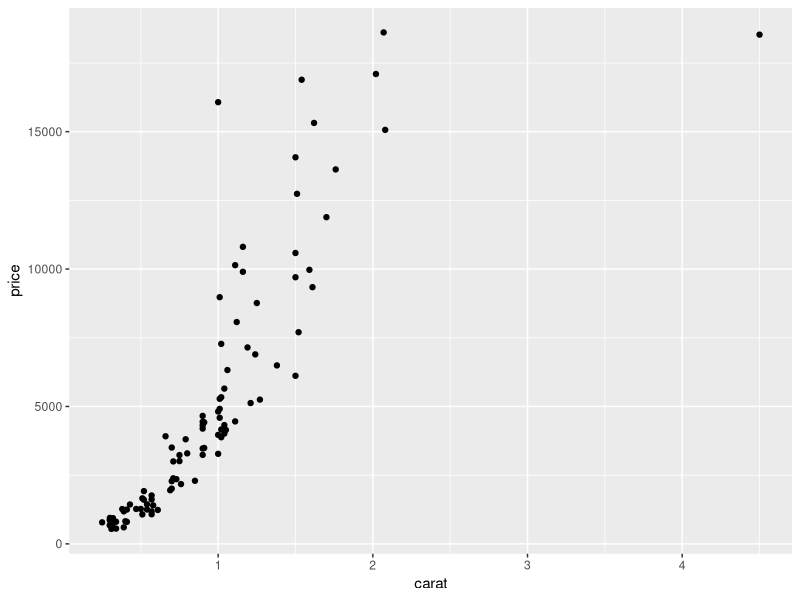
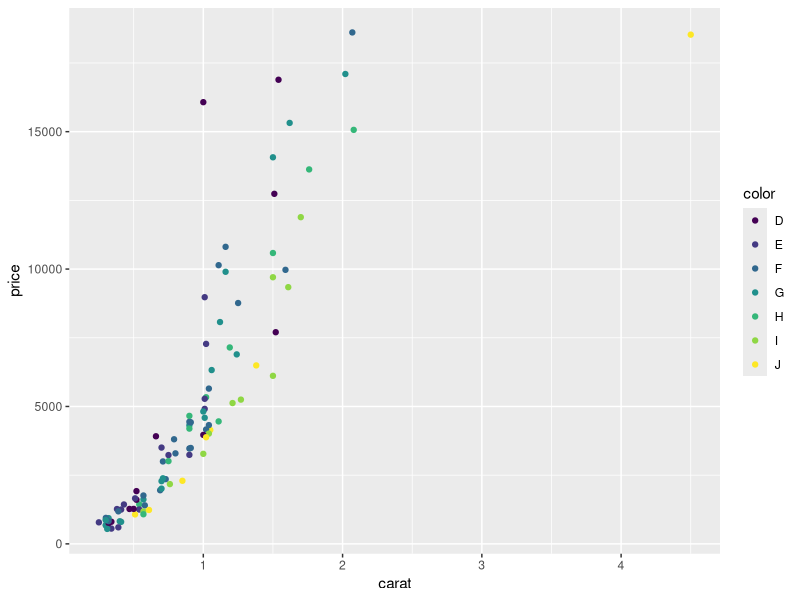
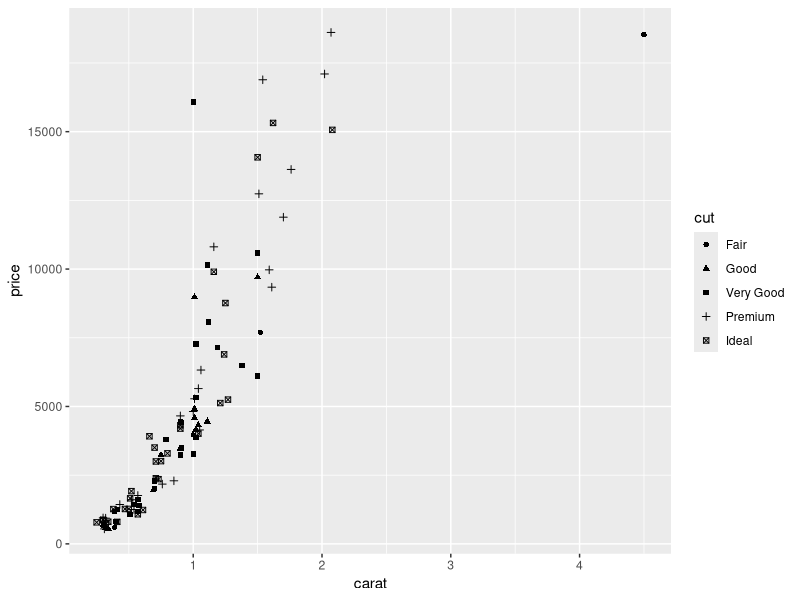
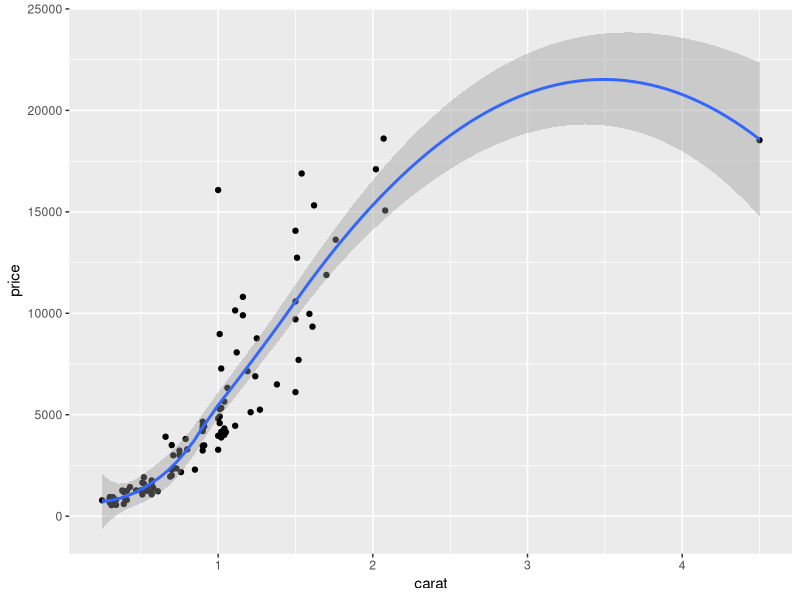
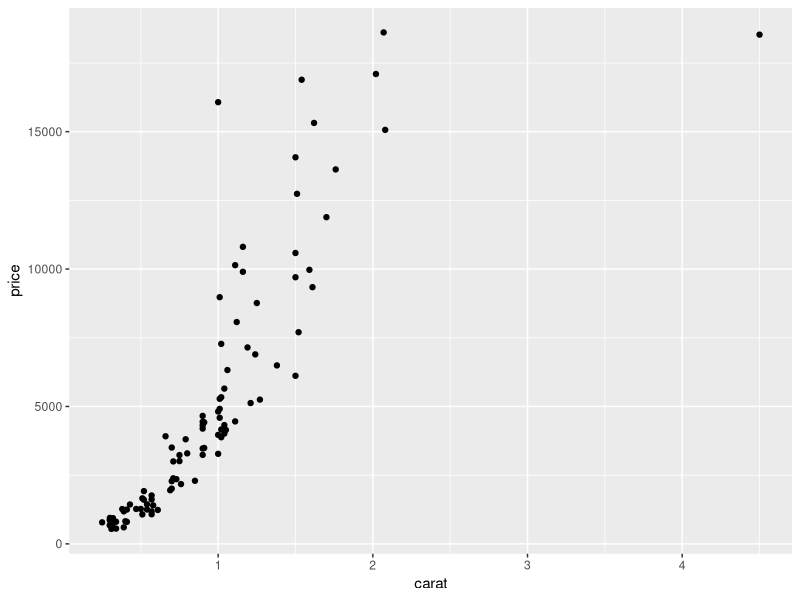
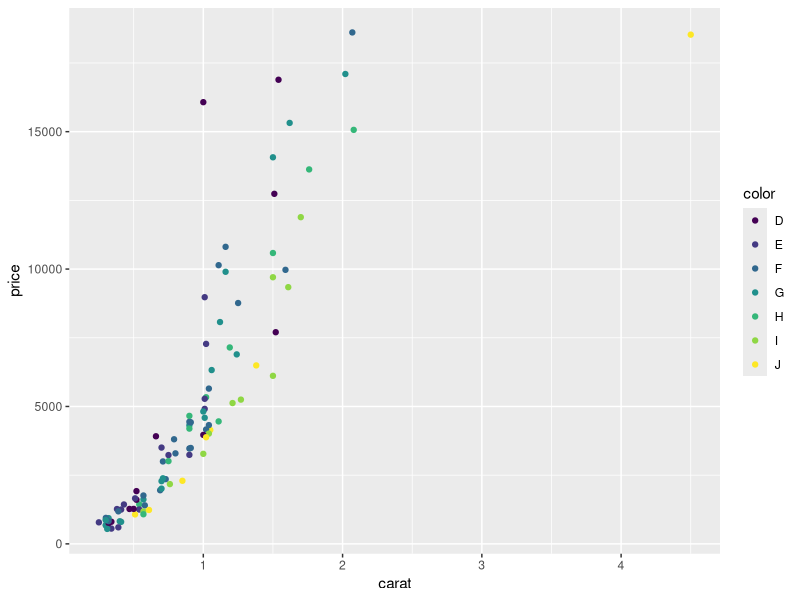
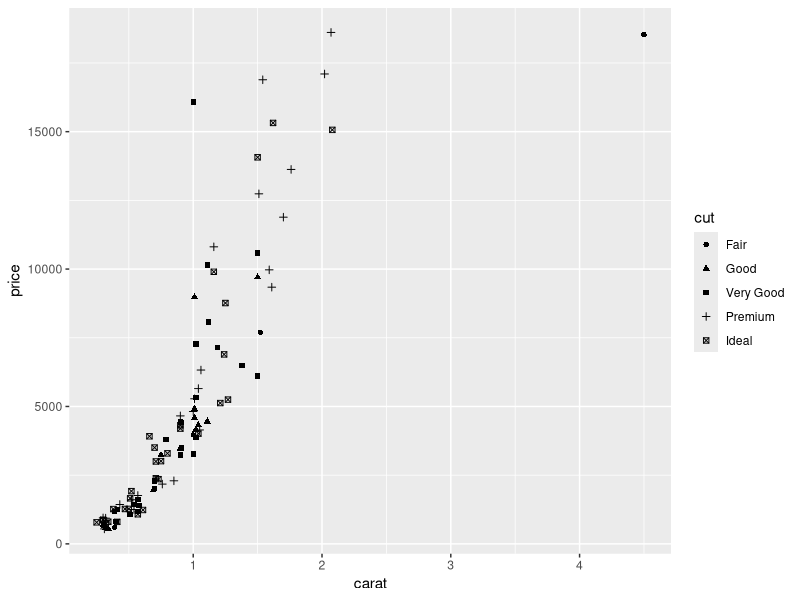

Source code (R) for these figures, in order: (Note: this script raises an error after producing the figures.)
library(ggplot2)

str(diamonds)

set.seed(1410)
dsmall <- diamonds[sample(nrow(diamonds), 100), ]

qplot(carat,price, data = dsmall)
ggsave("figura01.jpg")

qplot(carat, price, data = dsmall, colour = color)
ggsave("figura02.jpg")

qplot(carat, price, data = dsmall, shape = cut)
ggsave("figura03.jpg")

qplot(carat, price, data = dsmall, geom = c("point", "smooth"))
qplot(carat, price, data = dsmall, geom = c("point", "linear"))
?geom

qplot(carat, price, data = dsmall, geom = c("point", "smooth"),se=FALSE)

qplot(carat, price, data = dsmall, geom = c("point", "smooth"),span = 0.2)


qplot(color,price, data = dsmall, geom = c("boxplot"))

qplot(carat, data = diamonds, geom ="histogram")

qplot(carat, data = diamonds, geom = "histogram", binwidth = 1,xlim = c(0,3))

qplot(color, data = diamonds, geom = "bar")

qplot(carat, data = diamonds, facets = color ~ .,geom = "histogram", binwidth = 0.1, xlim = c(0, 3))

qplot(carat, price, data = dsmall,xlab = "Price ($)", ylab = "Weight (carats)",main = "Price-weight relationship")
